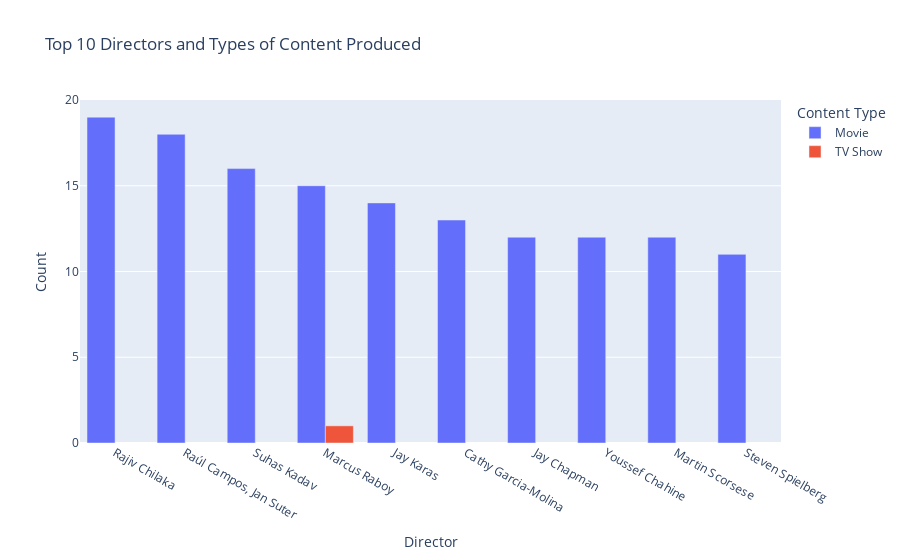

Source (notebook cell):
### Code cell
# Assuming you have the 'df' DataFrame and 'top_10_directors' from the previous analysis
top_directors_types_data = []
for director in top_10_directors['director']:
    director_data = df[df['director'] == director]
    # Counting the types of content (Movie/TV Show)
    types_count = director_data['type'].value_counts().to_dict()
    for content_type, count in types_count.items():
        top_directors_types_data.append({'Director': director, 'Content Type': content_type, 'Count': count})

# Creating a DataFrame from the extracted data
top_directors_types_df = pd.DataFrame(top_directors_types_data)

# Creating a bar chart with Plotly
fig = px.bar(top_directors_types_df, 
             x='Director', 
             y='Count', 
             color='Content Type',
             title='Top 10 Directors and Types of Content Produced',
             barmode='group')

fig.show()

### Figure 1 — Plotly figure (JSON) as saved in the notebook; plotly's stock layout.template omitted (floating-point values rounded to 4 significant figures)
{"data": [{"alignmentgroup": "True", "hovertemplate": "Content Type=Movie<br>Director=%{x}<br>Count=%{y}<extra></extra>", "legendgroup": "Movie", "marker": {"color": "#636efa", "pattern": {"shape": ""}}, "name": "Movie", "offsetgroup": "Movie", "orientation": "v", "showlegend": true, "textposition": "auto", "type": "bar", "x": ["Rajiv Chilaka", "Raúl Campos, Jan Suter", "Suhas Kadav", "Marcus Raboy", "Jay Karas", "Cathy Garcia-Molina", "Jay Chapman", "Youssef Chahine", "Martin Scorsese", "Steven Spielberg"], "xaxis": "x", "y": [19, 18, 16, 15, 14, 13, 12, 12, 12, 11], "yaxis": "y"}, {"alignmentgroup": "True", "hovertemplate": "Content Type=TV Show<br>Director=%{x}<br>Count=%{y}<extra></extra>", "legendgroup": "TV Show", "marker": {"color": "#EF553B", "pattern": {"shape": ""}}, "name": "TV Show", "offsetgroup": "TV Show", "orientation": "v", "showlegend": true, "textposition": "auto", "type": "bar", "x": ["Marcus Raboy"], "xaxis": "x", "y": [1], "yaxis": "y"}], "layout": {"barmode": "group", "legend": {"title": {"text": "Content Type"}, "tracegroupgap": 0}, "title": {"text": "Top 10 Directors and Types of Content Produced"}, "xaxis": {"anchor": "y", "domain": [0, 1], "title": {"text": "Director"}}, "yaxis": {"anchor": "x", "domain": [0, 1], "title": {"text": "Count"}}}}
